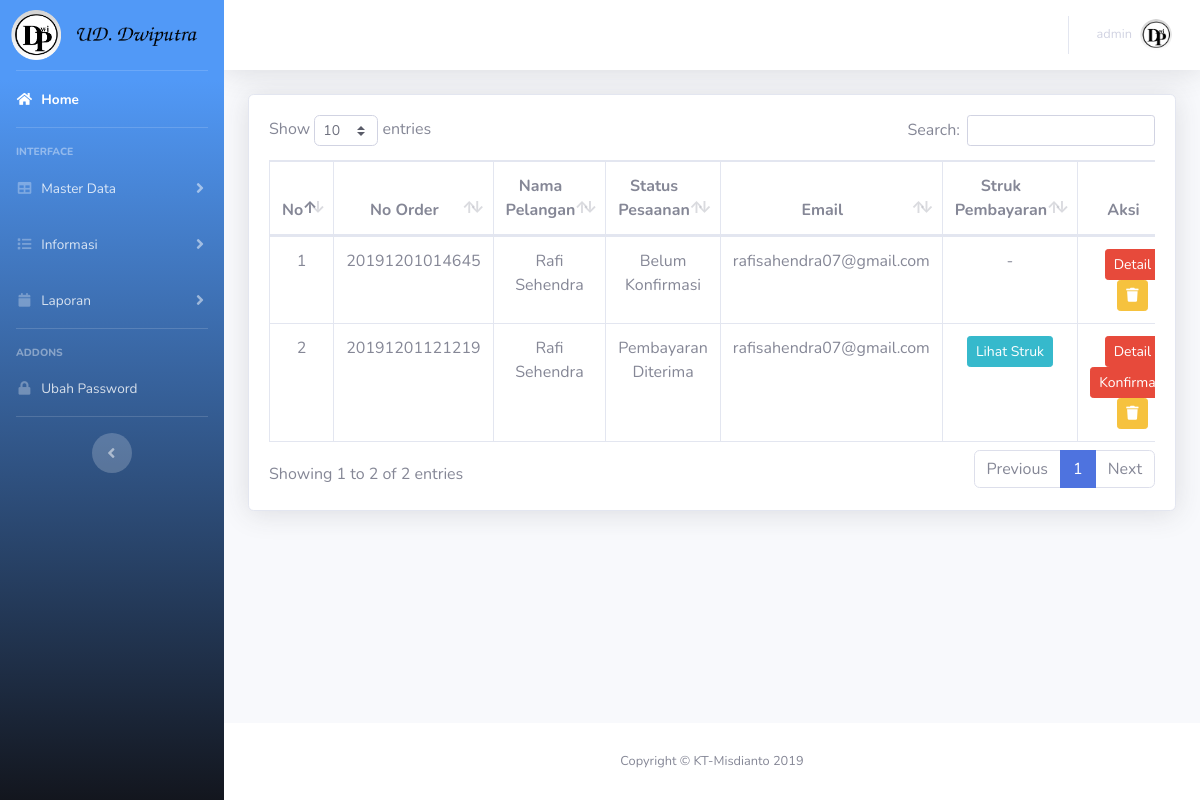
The app's page /admin/pages/index.php?module=transaksi/view (signed in) with its own data.
### tables this page shows
CREATE TABLE `tb_transaksi` (
  `transaksi_id` varchar(15) NOT NULL,
  `tgl_pesan` date NOT NULL DEFAULT current_timestamp(),
  `member_id` int(11) NOT NULL,
  `total_bayar` int(11) NOT NULL,
  `status` varchar(50) NOT NULL DEFAULT 'Menunggu Pembayaran',
  `ongkir_id` int(11) NOT NULL,
  `pesan_pemesanan` text NOT NULL
);

CREATE TABLE `tb_member` (
  `member_id` int(11) NOT NULL,
  `member_nama` varchar(50) NOT NULL,
  `member_email` varchar(50) NOT NULL,
  `member_nohp` varchar(50) NOT NULL,
  `tgl_daftar` date NOT NULL,
  `provinsi_id` int(11) NOT NULL,
  `kabkota_id` int(11) NOT NULL,
  `kode_pos` varchar(5) NOT NULL,
  `password` varchar(100) NOT NULL,
  `member_alamat` text NOT NULL
);

### model/Db.php (called while the page is built, shortened)
<?php
class Db {
     function __construct()
    {
        $this->db = new PDO("mysql:host=localhost;dbname=db_bibit",'root','');
    }
    public function tampil($sql){
        $hasil=[];
        $query = $this->db->prepare($sql);
        $query->execute();
        while($data = $query->fetchObject()){
        $hasil[]=$data;
        }
        return $hasil;
    }
}
?>

### model/M_Library.php (called while the page is built, shortened)
<?php
include 'Db.php';
class M_Library extends Db{
    function tampil_transaksi(){
        $stmt = $this->tampil("SELECT * FROM tb_transaksi a JOIN tb_member b ON  a.member_id=b.member_id");
        return $stmt;
    }
    }
?>

### admin/pages/transaksi/view.php (the view, shortened to what this page needs)
<div class="card shadow mb-4">
  <div class=" card-body">
      <div class="table-responsive">
        <table class="table table-bordered" id="dataTable" width="100%" cellspacing="0">
          <thead>
            <tr align="center">
              <th width="10px;">No</th>
              <th>No Order</th>
              <th>Nama Pelangan</th>
              <th>Status Pesaanan</th>
              <th>Email</th>
              <th>Struk Pembayaran</th>
              <th width="200px;">Aksi</th>
            </tr>
          </thead>
          <tbody>
            <?php
        $no=1;
        foreach($db->tampil_transaksi() as $no=> $d ):?>
            <tr align="center">
              <td><?= $no+1 ?></td>
              <td><?= $d->transaksi_id ?></td>
              <td><?= $d->member_nama ?></td>
              <td><?= $d->status ?></td>
              <td><?= $d->member_email ?></td>
              <?php if($d->status == 'Belum Konfirmasi'){?>
                <td>-</td>
              <?php }else{ ?>
             <td>
             <button data-toggle="modal" data-target="#exampleModal1<?= $d->transaksi_id ?>" class="btn btn-info btn-sm">Lihat Struk</button>
             </td>
              <?php } ?>
              <td>
              <a href="?module=transaksi/order_detail&id=<?= $d->transaksi_id ?>"class="btn btn-danger btn-sm">Detail</a>
                <?php if($d->status == 'Belum Konfirmasi'){?>
               <?php }else{ ?>
                <button data-toggle="modal" data-target="#exampleModal4<?= $d->transaksi_id ?>" class="btn btn-danger btn-sm">Konfirmasi</button>
                <?php } ?>
                <a href="!#" class="btn btn-warning btn-sm"  data-toggle="modal" data-target="#exampleModal2<?= $d->transaksi_id ?>">
                  <i class="fas fa-trash" ></i>
                </a>
              </td>
            </tr>
            <?php endforeach ?>
          </tbody>
        </table>
      </div>
  </div>
</div>
</div>

### records on screen
tb_transaksi: transaksi_id "20191201014645", member.member_nama "Rafi Sehendra", status "Belum Konfirmasi", member.member_email "rafisahendra07@gmail.com"
tb_transaksi: transaksi_id "20191201121219", member.member_nama "Rafi Sehendra", status "Pembayaran Diterima", member.member_email "rafisahendra07@gmail.com"

### other values on screen
$_SESSION['level'] "admin"
